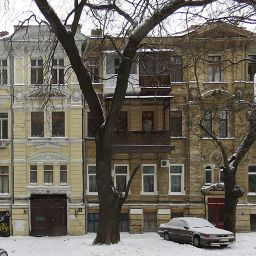
#> input picture wavelet_analysis/l3/256x256.jpg, 256 x 256 px, found by its file name
$ python haar.py
#> lines starting #> are read from the running program, lines starting #| are printed output that depends on the picture; after the words box and inside, x2 and y2 are one past the last pixel; in counts of white or black regions, pixels touching at a corner belong together; long printed decimals are rounded
import numpy as np
import pywt
import matplotlib.pyplot as plt
from skimage.color import rgb2gray
from numpy import linalg as LA


def save_img(C, name):
    plt.imshow(C, cmap='Greys_r')
    plt.savefig('compressed_img/{0}.png'.format(name), bbox_inches='tight')


def for_rows(C_, n):
    for i in range(n):
        s, m = [], []
        for k in range(0, n - 1, 2):
            s.append((C_[i][k] + C_[i][k + 1]) / 2)
            m.append((C_[i][k] - C_[i][k + 1]) / 2)
        C_[i, :n] = s + m


def for_columns(C_, n):
    for j in range(n):
        s, m = [], []
        for k in range(0, n - 1, 2):
            s.append((C_[k][j] + C_[k + 1][j]) / 2)
            m.append((C_[k][j] - C_[k + 1][j]) / 2)
        C_[:n, j] = s + m


def dwt(C):
    if len(C) != len(C[0]):
        raise ValueError('Wrong matrix dimensions')
    n = len(C)
    C_ = np.array(C.copy(), dtype=float)
    while n != 1:
        for_rows(C_, n)
        for_columns(C_, n)
        n = n // 2
    return C_


def for_rows_i(C, n, iteration):
    for i in range(n):
        s = []
        for k in range(0, n - iteration, 1):
            s.append(C[i][k] + C[i][k + iteration])
            s.append(C[i][k] - C[i][k + iteration])
        C[i, :n] = s


def for_columns_i(C, n, iteration):
    for j in range(n):
        s = []
        for k in range(0, n - iteration, 1):
            s.append(C[k][j] + C[k + iteration][j])
            s.append(C[k][j] - C[k + iteration][j])
        C[:n, j] = s


def dwt_i(C_):
    if len(C_) != len(C_[0]):
        raise ValueError('Wrong matrix dimensions')
    n = len(C_)
    C = np.array(C_.copy(), dtype=float)
    c = 2
    iteration = 1
    while c != n * 2:
        for_columns_i(C, c, iteration)
        for_rows_i(C, c, iteration)
        c *= 2
        iteration *= 2
    return C


def set_d_to_0(C, d, i):
    C_ = C.copy()
    n = C_.shape[0]
    c = 0
    while n is not 1 and c < i:
        if d == 'g':
            C_[:n // 2, n // 2:n] = 0
        if d == 'v':
            C_[n // 2:n, :n // 2] = 0
        if d == 'd':
            C_[n // 2:n, n // 2:n] = 0
        n = n // 2
        c += 1
    return C_


C = np.int32(
    rgb2gray(plt.imread(
        r'/Users/fpm.kazachin/PycharmProjects/wavelet_analysis/l3/256x256.jpg')) * 255)  # матрица из интенсивностей серого цвета
#> C: shape (256, 256) int32; min 0, max 255, mean 105.5

save_img(C, 'source_black')
n = C.shape[0]
#> n = 256
# tests:
# C = np.array([[0, 2, 1, 2],
#               [1, 1, 2, 0],
#               [0, 1, 2, 1],
#               [0, 2, 1, 2]])
# print('C = \n', C)
# C_ = dwt(C)
# print('C_ = \n', C_)
# print('dwt_i(C_) = \n', dwt_i(C_))


C_ = dwt(C)
#> the loop in dwt, `while n != 1:` made 8 passes
#> n on passes 1 to 8: 128, 64, 32, 16, 8, 4, 2, 1
#> after the loop in dwt, `while n != 1:`: n = 1
save_img(C_, 'С_')
#> call 2 of save_img, with name = 'С_'
#> in save_img (call 2), `plt.savefig('compressed_img/{0}.png'.format(name), bbox_inches='tight')`:
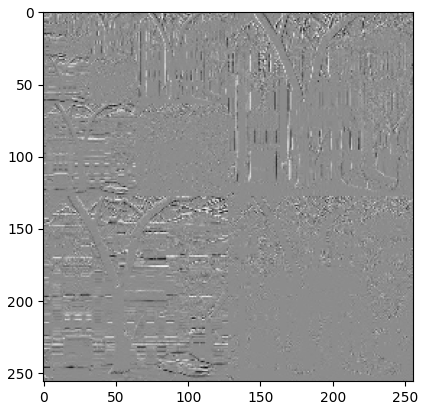
#> figure drawn by matplotlib, 1 panel
C_new = dwt_i(C_)
#> in dwt_i, `n = len(C_)`: n = 256
#> the loop in dwt_i, `while c != n * 2:` made 8 passes
#> (c, iteration) on passes 1 to 8: (4, 2), (8, 4), (16, 8), (32, 16), (64, 32), (128, 64), (256, 128), (512, 256)
#> after the loop in dwt_i, `while c != n * 2:`: c = 512; iteration = 256
print('|dwt_i(C_) - C| =', LA.norm(C - C_new))
#| |dwt_i(C_) - C| = 0.0

C_true = pywt.wavedec2(C, 'haar')
#> C_true = 9 items
C_new_true = pywt.waverec2(C_true, 'haar')
print('|C_new_true - C| =', LA.norm(C_new_true - C))
#| |C_new_true - C| = 6.731347842468439e-11

# task 1
# a)
C_with_d_1_g_0 = set_d_to_0(C_, 'g', 1)
C_new = dwt_i(C_with_d_1_g_0)
#> the loop in dwt_i (call 2), `while c != n * 2:` made 8 passes
save_img(C_with_d_1_g_0, 'task_1_a_C_')
save_img(C_new, 'task_1_a')

# a) true
C_true_array, coeff_slices = pywt.coeffs_to_array(C_true)
#> coeff_slices = 9 items
print('M:', LA.norm(C_true_array - C_))
#| M: 30499.937
C_true_array = set_d_to_0(C_true_array, 'g', 1)
C_new_true = pywt.waverec2(pywt.array_to_coeffs(C_true_array, coeff_slices, output_format='wavedec2'), 'haar')
print('||dwt_i(C_) - dwt_i_true(C_true)|| a:', LA.norm(C_new_true - C_new))
#| ||dwt_i(C_) - dwt_i_true(C_true)|| a: 6.75241187168883e-11
save_img(C_new_true, 'task_1_a_true')

# b)
C_with_d_1_v_0 = set_d_to_0(C_, 'v', 1)
C_new = dwt_i(C_with_d_1_v_0)
save_img(C_with_d_1_v_0, 'task_1_b_C_')
save_img(C_new, 'task_1_b')

# b) true
C_true_array, coeff_slices = pywt.coeffs_to_array(C_true)
C_true_array = set_d_to_0(C_true_array, 'v', 1)
C_new_true = pywt.waverec2(pywt.array_to_coeffs(C_true_array, coeff_slices, output_format='wavedec2'), 'haar')
print('||dwt_i(C_) - dwt_i_true(C_true)|| b:', LA.norm(C_new_true - C_new))
#| ||dwt_i(C_) - dwt_i_true(C_true)|| b: 6.730763873428087e-11
save_img(C_new_true, 'task_1_b_true')

# c)
C_with_d_1_d_0 = set_d_to_0(C_, 'd', 1)
C_new = dwt_i(C_with_d_1_d_0)
#> the loop in dwt_i (call 4), `while c != n * 2:` made 8 passes
#> after the loop in dwt_i (call 4), `while c != n * 2:`:
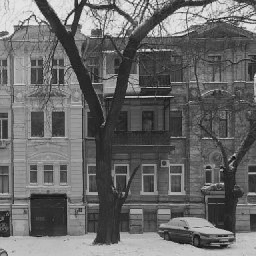
#> C: shape (256, 256) float64; min -21.25, max 287, mean 105.5; drawn with min black and max white
#> after the loop in dwt_i (call 4), `while c != n * 2:`: c = 512; iteration = 256
save_img(C_with_d_1_d_0, 'task_1_c_C_')
save_img(C_new, 'task_1_c')

# c) true
C_true_array, coeff_slices = pywt.coeffs_to_array(C_true)
C_true_array = set_d_to_0(C_true_array, 'd', 1)
C_new_true = pywt.waverec2(pywt.array_to_coeffs(C_true_array, coeff_slices, output_format='wavedec2'), 'haar')
print('||dwt_i(C_) - dwt_i_true(C_true)|| c:', LA.norm(C_new_true - C_new))
#| ||dwt_i(C_) - dwt_i_true(C_true)|| c: 6.732156989584628e-11
save_img(C_new_true, 'task_1_c_true')

# task 2
C_copy = C_.copy()
C_ = set_d_to_0(C_, 'g', 1)
C_ = set_d_to_0(C_, 'v', 1)
C_ = set_d_to_0(C_, 'd', 1)
C_new = dwt_i(C_)
#> the loop in dwt_i (call 5), `while c != n * 2:` made 8 passes
#> after the loop in dwt_i (call 5), `while c != n * 2:`:
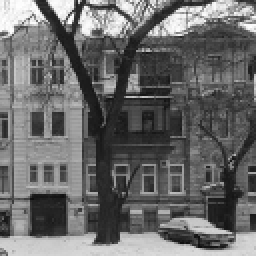
#> C: shape (256, 256) float64; min 13.75, max 255, mean 105.5
#> after the loop in dwt_i (call 5), `while c != n * 2:`: c = 512; iteration = 256
save_img(C_, 'task_2_C_')
save_img(C_new, 'task_2')

# task 2 true
C_true_array, coeff_slices = pywt.coeffs_to_array(C_true)
C_true_array = set_d_to_0(C_true_array, 'g', 1)
C_true_array = set_d_to_0(C_true_array, 'v', 1)
C_true_array = set_d_to_0(C_true_array, 'd', 1)
C_new_true = pywt.waverec2(pywt.array_to_coeffs(C_true_array, coeff_slices, output_format='wavedec2'), 'haar')
print('||dwt_i(C_) - dwt_i_true(C_true)|| task_2:', LA.norm(C_new_true - C_new))
#| ||dwt_i(C_) - dwt_i_true(C_true)|| task_2: 6.75057361699324e-11
save_img(C_new_true, 'task_2_true')

# task 3
C_ = set_d_to_0(C_, 'g', 2)
#> after the loop in set_d_to_0 (call 13), `while n is not 1 and c < i:`: C_: shape (256, 256) float64; min -83, max 105.5, mean 0
C_ = set_d_to_0(C_, 'v', 2)
#> after the loop in set_d_to_0 (call 14), `while n is not 1 and c < i:`:
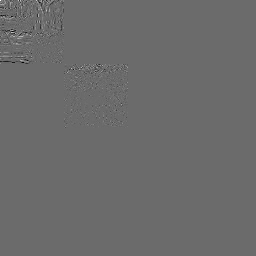
#> C_: shape (256, 256) float64; min -76.62, max 105.5, mean 0; drawn with min black and max white
C_ = set_d_to_0(C_, 'd', 2)
#> after the loop in set_d_to_0 (call 15), `while n is not 1 and c < i:`: C_: shape (256, 256) float64; 6.17% of pixels changed, all inside (x1, y1, x2, y2) = (64, 64, 128, 128)
C_new = dwt_i(C_)
#> the loop in dwt_i (call 6), `while c != n * 2:` made 8 passes
#> after the loop in dwt_i (call 6), `while c != n * 2:`:
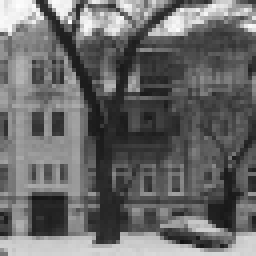
#> C: shape (256, 256) float64; min 20.69, max 254.1, mean 105.5
#> after the loop in dwt_i (call 6), `while c != n * 2:`: c = 512; iteration = 256
save_img(C_, 'task_3_C_')
save_img(C_new, 'task_3')

# task 3 true
C_true_array, coeff_slices = pywt.coeffs_to_array(C_true)
C_true_array = set_d_to_0(C_true_array, 'g', 1)
C_true_array = set_d_to_0(C_true_array, 'v', 1)
C_true_array = set_d_to_0(C_true_array, 'd', 1)
C_true_array = set_d_to_0(C_true_array, 'g', 2)
#> after the loop in set_d_to_0 (call 19), `while n is not 1 and c < i:`: C_: shape (256, 256) float64; min -2545.1, max 27000.7, mean 0.6
C_true_array = set_d_to_0(C_true_array, 'v', 2)
#> after the loop in set_d_to_0 (call 20), `while n is not 1 and c < i:`:
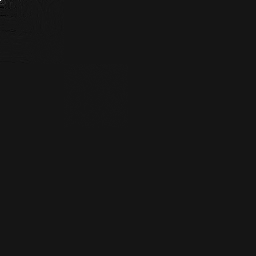
#> C_: shape (256, 256) float64; min -2545.1, max 27000.7, mean 0.6; drawn with min black and max white
C_true_array = set_d_to_0(C_true_array, 'd', 2)
#> after the loop in set_d_to_0 (call 21), `while n is not 1 and c < i:`:
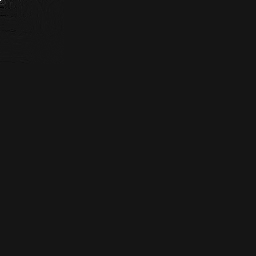
#> C_: shape (256, 256) float64; 6.23% of pixels changed, all inside (x1, y1, x2, y2) = (64, 64, 128, 128); drawn with min black and max white
C_new_true = pywt.waverec2(pywt.array_to_coeffs(C_true_array, coeff_slices, output_format='wavedec2'), 'haar')
print('||dwt_i(C_) - dwt_i_true(C_true)|| task_3:', LA.norm(C_new_true - C_new))
#| ||dwt_i(C_) - dwt_i_true(C_true)|| task_3: 6.683238061744074e-11
save_img(C_new_true, 'task_3_true')

# task 4
for j in range(7, 13):
    C_copy[170][j] = 0
#> C_copy: shape (256, 256) float64; min -92.5, max 105.5, mean 0.1

for j in range(0, 12):
    C_copy[197][j] = 0

for j in range(0, 14):
    C_copy[230][j] = 0

for j in range(49, 60):
    C_copy[167][j] = 0

for j in range(100, 116):
    C_copy[252][j] = 0

C_new = dwt_i(C_copy)
save_img(C_new, 'task_4')
